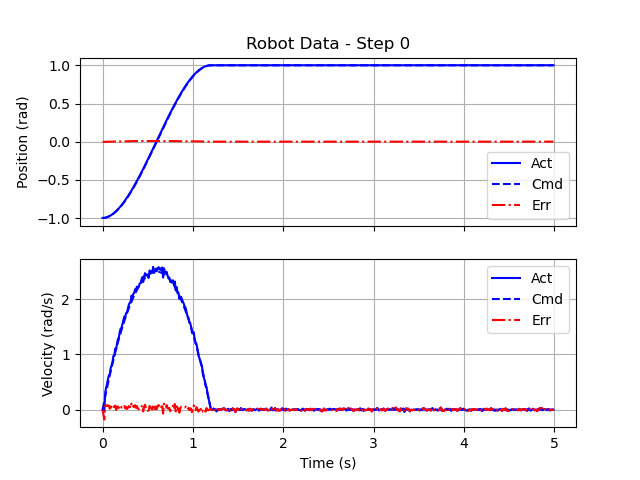

Write Python code to recreate this figure.
'''goals3democode.py

   Demo code for Goals 3
'''

# Import useful packages
import hebi
import numpy as np              # For future use
import matplotlib.pyplot as plt

from math import pi, sin, cos, asin, acos, atan2, sqrt
from time import sleep, time


#
#  HEBI Initialization
#
#  Create the motor group, and pre-allocate the command and feedback
#  data structures.  Remember to set the names list to match your
#  motor.
#
names = ['5.5']
group = hebi.Lookup().get_group_from_names(['robotlab'], names)
if group is None:
  print("Unable to find both motors " + str(names))
  raise Exception("Unable to connect to motors")

command  = hebi.GroupCommand(group.size)
feedback = hebi.GroupFeedback(group.size)

dt = 0.01                       # HEBI feedback comes in at 100Hz!

# Also read the initial position.
feedback = group.get_next_feedback(reuse_fbk=feedback)
pinit = feedback.position[0]


#
#  Define the parameters
#
T = 5.0                         # 5 seconds total run time


#
#  Pre-allocate the storage.
#
N = int(T / dt)                 # 100 samples/second.

Time = [0.0] * N
PAct = [0.0] * N
PCmd = [0.0] * N
PErr = [0.0] * N
VAct = [0.0] * N
VCmd = [0.0] * N
VErr = [0.0] * N

# Helper functions
# Helper Functions
def movetime(po, pf, vmax):
    return abs(3*(pf - po)/(2*vmax))


def calcparams(t0, tf, p0, pf, v0, vf):
    T_move = tf - t0 
    a = p0
    b = v0
    c = 3*(pf - p0)/(T_move)**2 - vf/T_move - 2*v0/T_move
    d = (-2)*(pf - p0)/(T_move)**3 + vf/(T_move)**2 + v0/(T_move)**2
    return (a, b, c, d)


def splinecmds(t, t_spline, spline_params):
    (a, b, c, d) = spline_params
    pcmd = a + b*(t - t_spline) + c*(t - t_spline)**2 + d*(t - t_spline)**3
    vcmd = b + 2*c*(t - t_spline) + 3*d*(t - t_spline)**2
    return (pcmd, vcmd)


#
#  Execute the movement.
#
# Initialize the index and time.
index = 0
t = 0.0
feedback = group.get_next_feedback(reuse_fbk=feedback)
pinit = feedback.position[0]
vmax = 2.5

v0 = 0.0
vf = 0.0
pgoal = 1.0 if pinit < 0.0 else -1.0

p0 = pinit
pf = pgoal
t0 = 0.0
tf = t0 + movetime(p0, pf, vmax)

(a,b,c,d) = calcparams(t0, tf, p0, pf, v0, vf)

while True:
    # Compute the commands for this time step.
    if t < tf:
        (pcmd, vcmd) = splinecmds(t, t0, (a, b, c, d))
    else:
        pcmd = pgoal
        vcmd = 0.0       

    # Send the commands.  This returns immediately.
    command.position = [pcmd]
    command.velocity = [vcmd]
    group.send_command(command)

    # Read the actual data. This blocks (internally waits) 10ms for
    # the data and therefor replaces the "sleep(0.01)".
    feedback = group.get_next_feedback(reuse_fbk=feedback)
    pact = feedback.position[0]
    vact = feedback.velocity[0]

    # Store the data for this time step (at the current index).
    Time[index] = t
    PAct[index] = pact
    PCmd[index] = pcmd
    PErr[index] = pact - pcmd
    VAct[index] = vact
    VCmd[index] = vcmd
    VErr[index] = vact - vcmd

    # Advance the index/time.
    index += 1
    t     += dt

    # Break (end) the loop, if we run out of storage or time.
    if index >= N or t >= T:
        break


#
#  Plot.
#
# Create a plot of position and velocity, actual and command!
fig, (ax1, ax2) = plt.subplots(2, 1, sharex=True)

ax1.plot(Time[0:index], PAct[0:index], color='blue', linestyle='-',  label='Act')
ax1.plot(Time[0:index], PCmd[0:index], color='blue', linestyle='--', label='Cmd')
ax1.plot(Time[0:index], PErr[0:index], color='red', linestyle='-.', label='Err')
ax2.plot(Time[0:index], VAct[0:index], color='blue', linestyle='-',  label='Act')
ax2.plot(Time[0:index], VCmd[0:index], color='blue', linestyle='--', label='Cmd')
ax2.plot(Time[0:index], VErr[0:index], color='red', linestyle='-.', label='Err')

ax1.set_title(f'Robot Data - Step 0')
ax1.set_ylabel('Position (rad)')
ax2.set_ylabel('Velocity (rad/s)')
ax2.set_xlabel('Time (s)')

ax1.grid()
ax2.grid()
ax1.legend()
ax2.legend()

plt.show()
